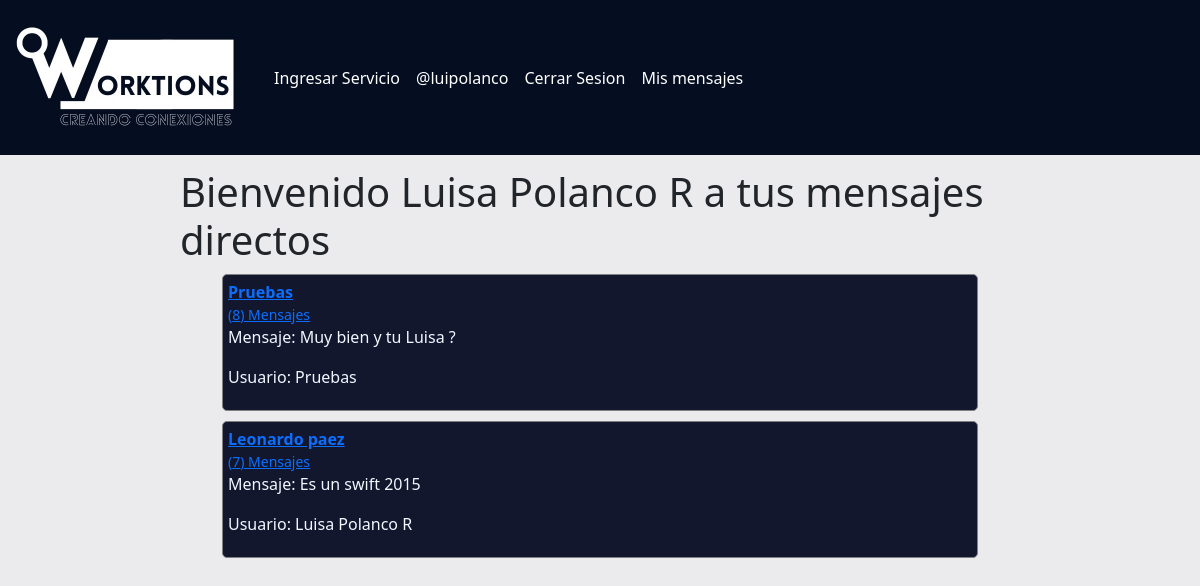
Screenshot of /inbox (signed in) with the database file from the repository.
### Modules/Services/models.py (models this page shows, shortened)
class User(AbstractBaseUser):
    username = models.CharField('Nombre de usuario',unique = True, max_length=100)
    email = models.EmailField('Correo Electrónico', max_length=254,unique = True)
    name = models.CharField('Nombres', max_length=200, null=True)
    id = models.CharField(max_length=15, primary_key=True)
    date_of_birth = models.DateField(null=True)
    address = models.CharField(max_length = 50, null=True)
    city = models.CharField(max_length =20, null=True)
    phone = models.CharField(max_length =15, null=True)
    gender = models.CharField(max_length=15, null=True)
    usuario_activo = models.BooleanField(default = True)
    usuario_administrador = models.BooleanField(default = False)
    objects = UserManager()
    USERNAME_FIELD = 'username'
    REQUIRED_FIELDS = ['name','email', 'id', 'city']
    def __str__(self) -> str:
        return f'{self.name}'

### chat/models.py (models this page shows)
class ModelBase(models.Model):
    id = models.UUIDField(default=uuid.uuid4, primary_key=True, db_index=True, editable=False)
    time = models.DateTimeField(auto_now_add=True)
    update = models.DateTimeField(auto_now=True)
    class Meta:
        abstract = True

class UserChannel(ModelBase):
    channel = models.ForeignKey("Channel", null=True, on_delete=models.SET_NULL)
    user = models.ForeignKey(User, on_delete=models.CASCADE)

class Channel(ModelBase):
    users = models.ManyToManyField(User, blank=True, through=UserChannel)
    objects = ChannelManager()

class ChannelMessage(ModelBase):
    channel = models.ForeignKey("Channel", on_delete=models.CASCADE)
    user = models.ForeignKey(User, on_delete=models.CASCADE)
    text = models.TextField()

### chat/views.py (the view)
# urls.py: path("inbox", Inbox.as_view(), name="inbox")
class Inbox(View):
    def get(self, request):
        inbox = Channel.objects.filter(userchannel__user__in=[request.user.id])
        context = {
            "inbox":inbox
        }
        return render(request, 'inbox.html', context)

### chat/models.py (called while the page is built)
    def get_queryset(self, *args, **kwargs):
        return ChannelQuerySet(self.model, using=self._db)

### chat/templates/inbox.html (shortened to what this page needs)
    {% extends "base.html" %}
    {% block content %}
    <body style="background-color: #ebebed;">
        <div class="div_main">
            <br>
            <br>
            <br>
            <br>
            <br>
            <br>
            <br>
            <h1>
                Bienvenido {{ user }} a tus mensajes directos
            </h1>
            {% for inbox in inbox %}
            <div class="div_inbox">
                {% for second_user in inbox.userchannel_set.all  %}
                    {% if second_user.user == request.user %}
                    {% else %}
                        <a href="{% url 'detailms' second_user.user.username %}">
                            <strong>
                                {{second_user.user}}
                            </strong>
                            <br>
                            <small >({{inbox.channelmessage_set.count}}) Mensajes</small>
                        </a>
                    {% endif %}
                {% endfor %}
                {% if inbox.channelmessage_set.count != 0 %}
                    <div  class="div_ms_inbox">
                        {% with last_message=inbox.channelmessage_set.last %}
                        <p>Mensaje: {{last_message.text}}</p>
                        <p>Usuario: {{last_message.user}} </p>
                        {% endwith %}
                    </div>
                {% else %}
                <p>
                    No hay mensajes en tu inbox
                </p>
                {% endif %}
            </div>
            {% empty %}
            <h2>Inbox vacío</h2>
            {% endfor %}
        </div>
    </body>
    {% endblock %}

### Modules/Services/templates/base.html (shortened to what this page needs)
<html>
    <head>
        {%load static %}
        <link ref="stylesheet" href="https://cdn.jsdelivr.net/npm/bootstrap@5.3.0-alpha1/dist/css/bootstrap.min.css"
            rel="stylesheet"
>
    </head>
    <body>
        <nav class="navbar navbar-expand-lg navbar-light justify-content-between" style="background-color: #050d21;" id="header">
            <a class="navbar-brand" href="{% url 'home' %}"><img src="../../../media/media/Logo worktions.jpeg" style="width: 250px;"></a>
            {% if user.is_authenticated %}
            <div class="collapse navbar-collapse" id="navbarTogglerDemo03">
              <ul class="navbar-nav mr-auto mt-2 mt-lg-0">
                <li class="nav-item active">
                    <a class="nav-link" href="{% url 'post-service' %}" style="color: white;">Ingresar Servicio</a>
                  </li>
                  <li class="nav-item">
                    <a class="nav-link" href="{% url 'profile' %}" style="color: white;">@{{ user.username}}</a>
                  </li>
                  <li class="nav-item">
                    <a class="nav-link" href="{% url 'logout' %}" style="color: white;">Cerrar Sesion</a>
                  </li>
                  <li class="nav-item">
                    <a class="nav-link" href="{% url 'inbox' %}" style="color: white;">Mis mensajes</a>
                  </li>
              </ul>
            </div>
              {% endif %}
          </nav>
          {% block content %}
          {% endblock %}
    </body>
</html>

### chat/templates/inbox.html (style rules this page uses)
.div_main { width: 70%; margin: 0px 15% 90px ; height: 50px auto ; display: block; align-content: center; }
.div_inbox { width: 90%; margin: 10px auto; background: #12172d; color: aliceblue; border-radius: 5px; border: 1px solid grey; padding: 5px; }
body { background: whitesmoke; }

### Modules/Services/templates/base.html (style rules this page uses)
#header { position: fixed; width: 100%; z-index: 1000; }
.navbar { margin-bottom: 0px !important; }

### rows the page displays
User: username "luipolanco", name "Luisa Polanco R"
Channel: channelmessage_set.count "8", channelmessage_set.last.text "Muy bien y tu Luisa ?", channelmessage_set.last.user "Pruebas"
UserChannel: user "Pruebas"
Channel: channelmessage_set.count "7", channelmessage_set.last.text "Es un swift 2015", channelmessage_set.last.user "Luisa Polanco R"
UserChannel: user "Leonardo paez"
